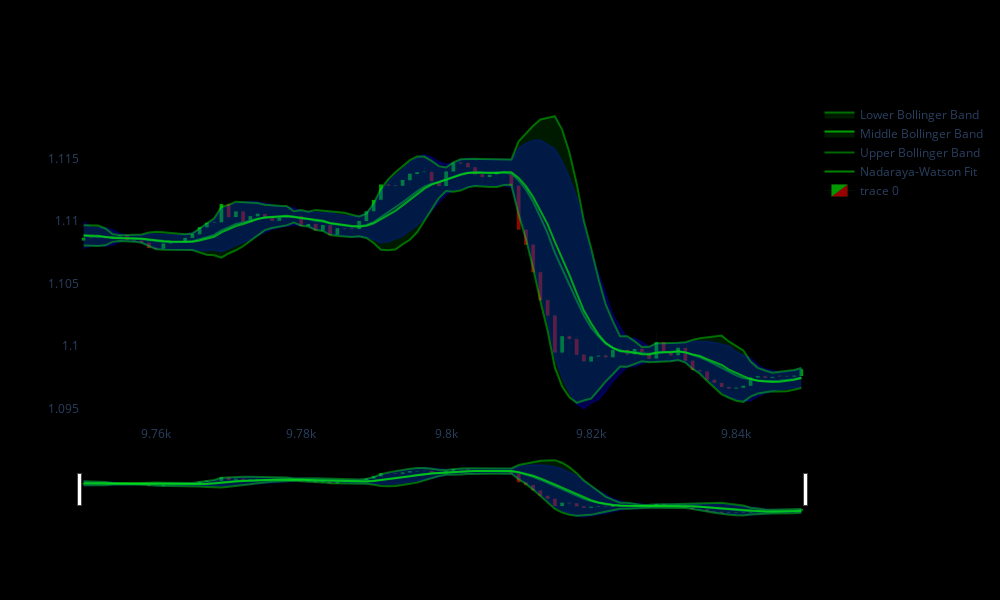

The cell this chart's notebook holds for it:
### Code cell
import plotly.graph_objects as go
from plotly.subplots import make_subplots
from datetime import datetime

st = 9750
dfsample=df[st:st+100]


# Create a plot with 1 row
fig = make_subplots(rows=1, cols=1)

# Add candlestick plot with customized line colors
fig.add_trace(go.Candlestick(x=dfsample.index,
                             open=dfsample['Open'],
                             high=dfsample['High'],
                             low=dfsample['Low'],
                             close=dfsample['Close'],
                             increasing=dict(line=dict(color='rgba(0, 255, 0, 0.6)', width=0.1), # Red with transparency for increasing
                                             fillcolor='rgba(0, 255, 0, 0.6)'),  # Match fill color with line color
                             decreasing=dict(line=dict(color='rgba(0, 255, 0, 0.6)', width=0.1), # Green with transparency for decreasing
                                             fillcolor='rgba(255, 0, 0, 0.6)')), # Match fill color with line color
              row=1, col=1)

# Add Nadaraya-Watson fitted line
fig.add_trace(go.Scatter(x=dfsample.index, y=dfsample['Middle_Envelope'],
                         line=dict(color='green', width=2),
                         name="Nadaraya-Watson Fit"),
              row=1, col=1)

# Add upper standard deviation envelope
fig.add_trace(go.Scatter(x=dfsample.index, y=dfsample['Upper_Envelope'],
                         line=dict(color='rgba(0,0,255,0.2)'), # Light blue color
                         name='Upper Envelope',
                         showlegend=False),
              row=1, col=1)

# Add lower standard deviation envelope
fig.add_trace(go.Scatter(x=dfsample.index, y=dfsample['Lower_Envelope'],
                         line=dict(color='rgba(0,0,255,0.2)'), # Light blue color
                         name='Lower Envelope',
                         fill='tonexty', # This fills the area between this trace and the next trace
                         fillcolor='rgba(0,0,255,0.3)', # More opaque blue fill
                         showlegend=False),
              row=1, col=1)


# Add Bollinger Bands
fig.add_trace(go.Scatter(x=dfsample.index, y=dfsample['BBU_10_2.0'],
                         line=dict(color='rgba(0, 255, 0, 0.4)'),  # Upper Band
                         name='Upper Bollinger Band',
                         showlegend=True),
              row=1, col=1)

fig.add_trace(go.Scatter(x=dfsample.index, y=dfsample['BBM_10_2.0'],
                         line=dict(color='rgba(0, 255, 0, 0.6)'),  # Middle Band
                         name='Middle Bollinger Band',
                         fill='tonexty',
                         fillcolor='rgba(0, 255, 0, 0.1)',  # Light blue fill between the bands
                         showlegend=True),
              row=1, col=1)

fig.add_trace(go.Scatter(x=dfsample.index, y=dfsample['BBL_10_2.0'],
                         line=dict(color='rgba(0, 255, 0, 0.4)'),  # Lower Band
                         name='Lower Bollinger Band',
                         fill='tonexty',  # Fill between this line and the next upper band line
                         fillcolor='rgba(0, 255, 0, 0.1)',  # Light blue fill between the bands
                         showlegend=True),
              row=1, col=1)

# Update layout to set background color to black and remove gridlines
fig.update_layout(
    width=1000,
    height=600,
    sliders=[],
    paper_bgcolor='black',  # Set the background color of the entire figure
    plot_bgcolor='black',   # Set the background color of the plotting area
    xaxis_showgrid=False,   # Remove x-axis gridlines
    yaxis_showgrid=False,   # Remove y-axis gridlines
)

# Show the plot
fig.show()
